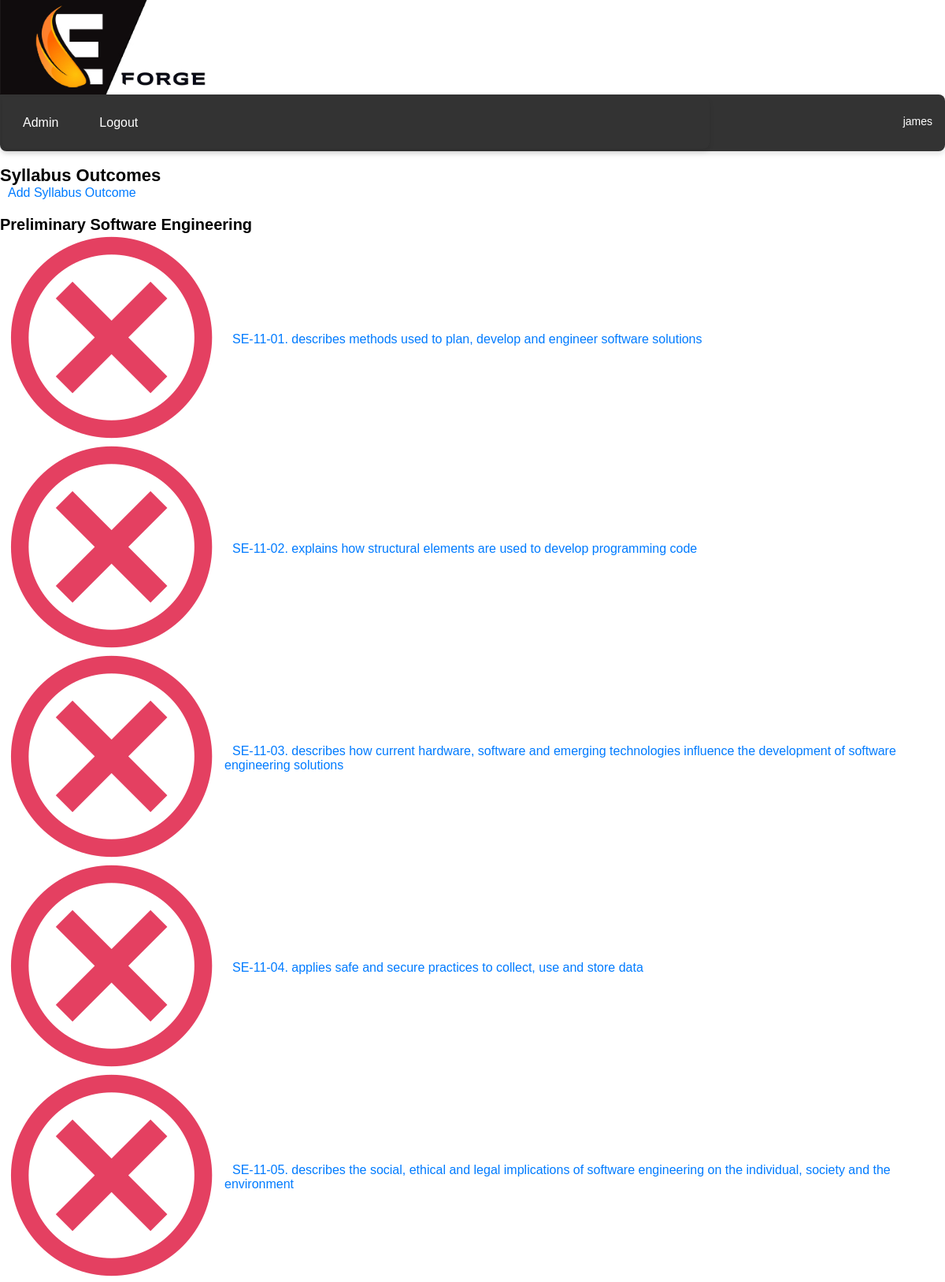
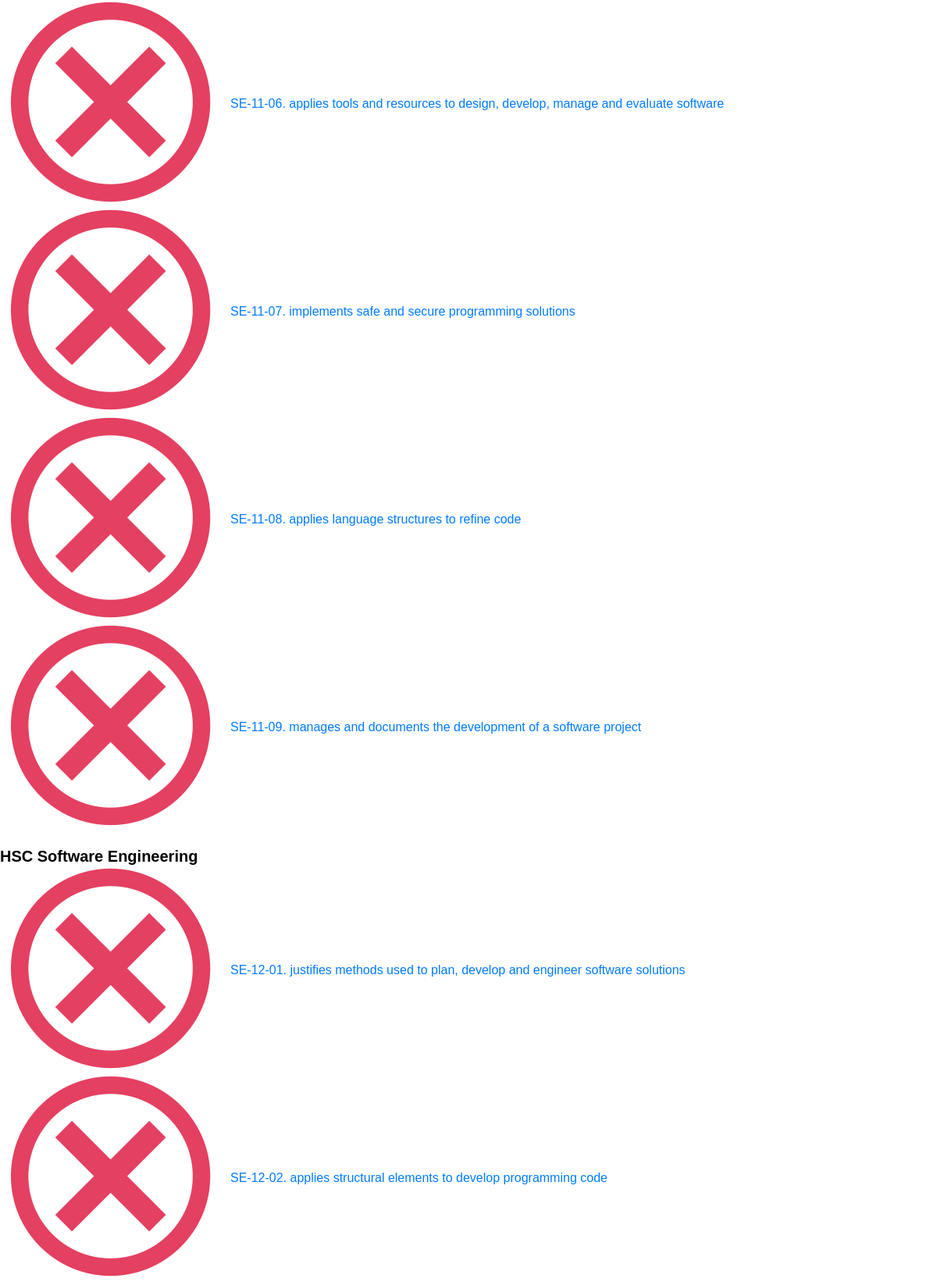
The page /textbook/syllabus_outcome/ (signed in, upper part) on the database its author committed (2 pictures, top to bottom).
### textbook/models.py (models this page shows, shortened)
class Subject(models.Model):
    LA_CHOICES = [
        ('ENG', 'English'),
        ('MATH', 'Mathematics'),
        ('SCI', 'Science'),
        ('TAS', 'Technological & Applied Studies'),
        ('HSIE', 'Human Society & its Environment'),
        ('CA', 'Creative Arta'),
        ('PDH', 'Personal Development, Health & Physical Eduction'),
        ('LANG', 'Languages'),
        ('VET', 'Vocational Eduaction & Training'),
    ]
    STAGE_CHOICES = [
        ('K', 'Early Stage 1 - Kindergarten'),
        ('1', 'Stage 1 - Years 1 & 2'),
        ('2', 'Stage 2 - Years 3 & 4'),
        ('3', 'Stage 3 - Years 5 & 6'),
        ('4', 'Stage 4 - Years 7 & 8'),
        ('5', 'Stage 5 - Years 9 & 10'),
        ('6', 'Stage 6 - Years 11 & 12'),
    ]
    YEAR_CHOICES = [
        ('K', 'Kindergarten'),
        ('1', 'Year 1'),
        ('2', 'Year 2'),
        ('3', 'Year 3'),
        ('4', 'Year 4'),
        ('5', 'Year 5'),
        ('6', 'Year 6'),
        ('7', 'Year 7'),
        ('8', 'Year 8'),
        ('9', 'Year 9'),
        ('10', 'Year 10'),
        ('11', 'Year 11'),
        ('12', 'Year 12'),
    ]
    subject_name = models.CharField(max_length=100, default='')
    learning_area = models.CharField(max_length=4, choices=LA_CHOICES, default='TAS')
    stage = models.CharField(max_length=1, choices=STAGE_CHOICES, default='6')
    year = models.CharField(max_length=2, choices=YEAR_CHOICES, default='12')
    def __str__(self):
        return self.subject_name

class SyllabusOutcome(models.Model):
    outcome_number = models.CharField(max_length=50, default='')
    outcome_description = models.CharField(max_length=200, default='')
    subject = models.ForeignKey(Subject, on_delete=models.CASCADE, related_name='outcomes')
    class Meta:
        verbose_name_plural = "Syllabus Outcomes"

### textbook/views.py (the view)
# urls.py: path('syllabus_outcome/', SyllabusOutcomeList.as_view(), name='syllabus_outcome_list'),
class SyllabusOutcomeList(LoginRequiredMixin, ListView):
    model = SyllabusOutcome
    context_object_name = 'outcomes_by_subject'
    template_name = 'textbook/syllabus_outcome_list.html'
    def get_context_data(self, **kwargs):
        context = super().get_context_data(**kwargs)
        outcomes = SyllabusOutcome.objects.all().select_related('subject')
        outcomes_by_subject = defaultdict(list)
        for outcome in outcomes:
            outcomes_by_subject[outcome.subject].append(outcome)
        context['outcomes_by_subject'] = dict(outcomes_by_subject)
        return context

### users/context_processors.py (called while the page is built)
def schools_list_processor(request):
    if not request.user.is_authenticated:
        return {}
    user_profile = request.user.userprofile
    if user_profile.user_type == 'teacher':
        schools_list = user_profile.schools.all()
    elif user_profile.user_type == 'student':
        schools_list = user_profile.schools.all()
    else:
        schools_list = []
    return {'schools_list': schools_list}

### textbook/templates/textbook/syllabus_outcome_list.html (shortened to what this page needs)
{% extends "users/layout.html" %}
{% load static %}
{% block body %}
<h2>Syllabus Outcomes</h2>
<a href="{% url 'textbook:syllabus_outcome_add' %}">Add Syllabus Outcome</a>
{% for subject, outcomes in outcomes_by_subject.items %}
    <h3>{{ subject }}</h3>
    <table class="list-view">
        {% for outcome in outcomes %}
        <tr>
            <td>
                <a href="#" class="delete-button" data-href="{% url 'textbook:syllabus_outcome_delete' outcome.id %}">
                    <img src="{% static 'users/delete20.png' %}" alt="Delete"/>
                </a>
            </td>
            <td>
                <a href="{% url 'textbook:syllabus_outcome_edit' outcome.id %}">{{ outcome.outcome_number }}. {{ outcome.outcome_description }}</a>
            </td>
        </tr>
        {% endfor %}
    </table>
{% endfor %}
{% endblock %}

### users/templates/users/layout.html (shortened to what this page needs)
{% load static %}
<!DOCTYPE html>
<html lang="en">
<head>
    <link href="{% static 'users/styles.css' %}" rel="stylesheet">
</head>
<body>
    <div class="logo">
        <img src="{% static 'users/logo.jpg' %}" alt="Logo">
    </div>
    <div class="menu">
        <table style="width: 100%;"><tr>
            <td>
                {% if user.is_authenticated %}
                    <ul class="menu">
                        {% url 'users:school_user' as school_user_url %}
                        {% url 'users:create_teacher' as create_teacher_url %}
                        {% url 'users:teacher_classes' as teacher_classes_url %}
                        {% url 'users:teacher_subjects' as teacher_subjects_url %}
                        {% url 'textbook:lesson_schedule' as lesson_schedule_url %}
                        {% url 'textbook:study_materials' as study_materials_url %}
                        {% url 'users:logout' as logout_url %}
                        {% if user.is_superuser %}
                            <li><a href="{{ school_user_url }}" class="{% if request.path == school_user_url %}active{% endif %}">Admin</a></li>
                        {% elif user.userprofile.user_type == 'school' %}
                            <li><a href="{{ school_user_url }}" class="{% if request.path == school_user_url %}active{% endif %}">Admin</a></li>
                        {% elif user.userprofile.user_type == 'teacher' %}
                            <li><a href="{{ teacher_classes_url }}" class="{% if request.path == teacher_classes_url %}active{% endif %}">Classes</a></li>
                            <li><a href="{{ teacher_subjects_url }}" class="{% if request.path == teacher_subjects_url %}active{% endif %}">Subjects</a></li>
                            {% endif %}
                        <li><a href="{{ logout_url }}" class="{% if request.path == logout_url %}active{% endif %}">Logout</a></li>
                    </ul>
                {% endif %}
            </td>
            <td>
                {% if user.is_authenticated %}
                    <div class="user-info">
                        <table class="right-aligned-table">
                            <tr>
                                <td>
                                    <span>{{ user.username }}</span>
                                </td>
                            </tr>
                            <tr>
                                <td>
                                </td>
                            </tr>
                        </table>
                    </div>
                {% endif %}
            </td>
        </tr></table>
    </div>
{% block body %}
{% endblock %}
</body>
</html>

### users/static/users/styles.css (style rules this page uses)
html, body { width: 100%; font-family: Arial, sans-serif; padding: 0; margin: 0; }
h2, h3, h4, p, .question, .answer, .message, .list-view { margin-bottom: 0px; }
h2 { font-size: 22px; }
h3 { font-size: 20px; }
.logo img { height: 120px; width: auto; display: block; }
.user-info { display: flex; align-items: right; padding: 10px; font-size: 14px; color: #ffffff; }
.right-aligned-table { width: 100%; text-align: right; }
.menu { list-style-type: none; width: 100%; margin: 0; padding: 0; display: flex; align-items: center; background-color: #333; border-radius: 0 8px 8px 8px; box-shadow: 0 4px 6px rgba(0,0,0,0.1); }
.menu li a { display: block; color: white; text-align: center; padding: 14px 16px; text-decoration: none; border-radius: 8px 8px 0 0; font-family: Arial, sans-serif; }
a { font-family: Arial, sans-serif; color: #007BFF; text-decoration: none; transition: color 0.2s; margin: 10px; }

### rows shown on the page
Subject: subject_name "Preliminary Software Engineering"
SyllabusOutcome: outcome_number "SE-11-01", outcome_description "describes methods used to plan, develop and engineer software solutions"
SyllabusOutcome: outcome_number "SE-11-02", outcome_description "explains how structural elements are used to develop programming code"
SyllabusOutcome: outcome_number "SE-11-03", outcome_description "describes how current hardware, software and emerging technologies influence the development of software engineering solutions"
SyllabusOutcome: outcome_number "SE-11-04", outcome_description "applies safe and secure practices to collect, use and store data"
SyllabusOutcome: outcome_number "SE-11-05", outcome_description "describes the social, ethical and legal implications of software engineering on the individual, society and the environment"
SyllabusOutcome: outcome_number "SE-11-06", outcome_description "applies tools and resources to design, develop, manage and evaluate software"
SyllabusOutcome: outcome_number "SE-11-07", outcome_description "implements safe and secure programming solutions"
SyllabusOutcome: outcome_number "SE-11-08", outcome_description "applies language structures to refine code"
SyllabusOutcome: outcome_number "SE-11-09", outcome_description "manages and documents the development of a software project"
Subject: subject_name "HSC Software Engineering"
SyllabusOutcome: outcome_number "SE-12-01", outcome_description "justifies methods used to plan, develop and engineer software solutions"
SyllabusOutcome: outcome_number "SE-12-02", outcome_description "applies structural elements to develop programming code"

### other values the page prints
{{ user.username }} "james"
